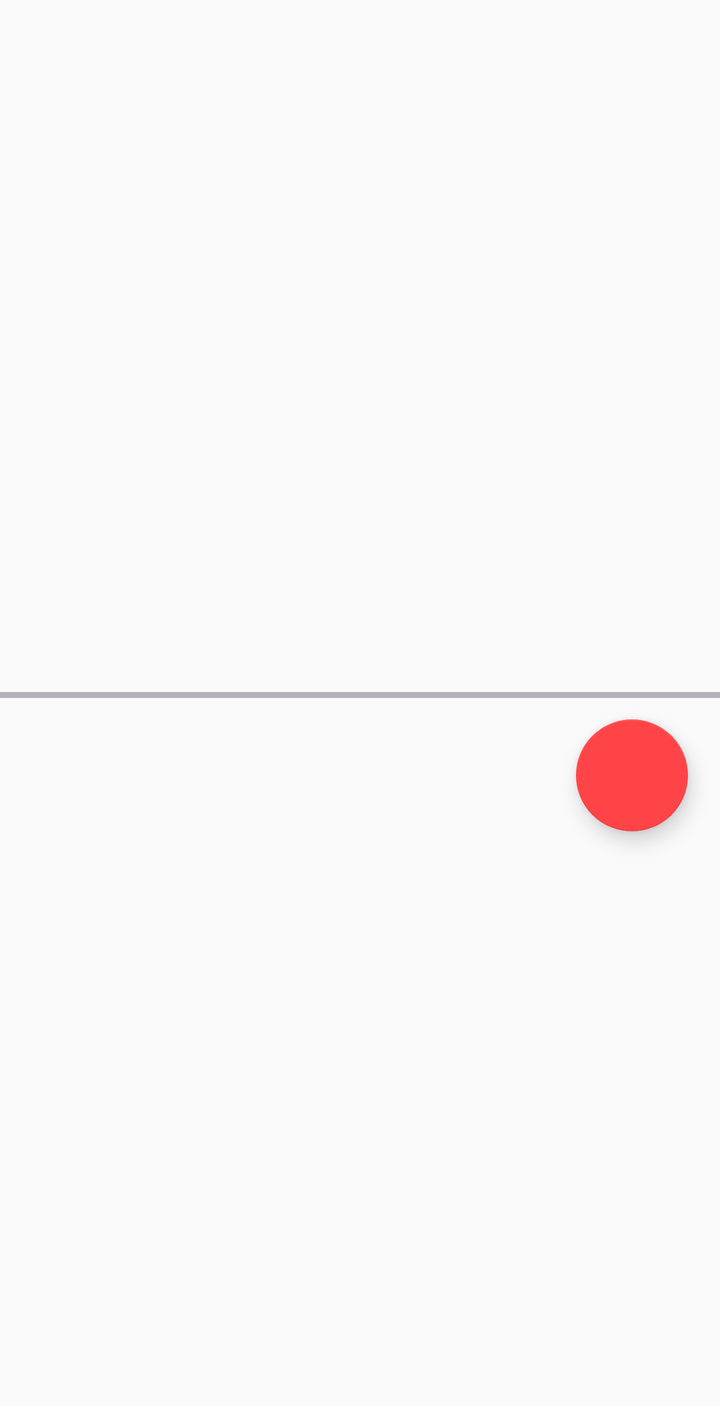
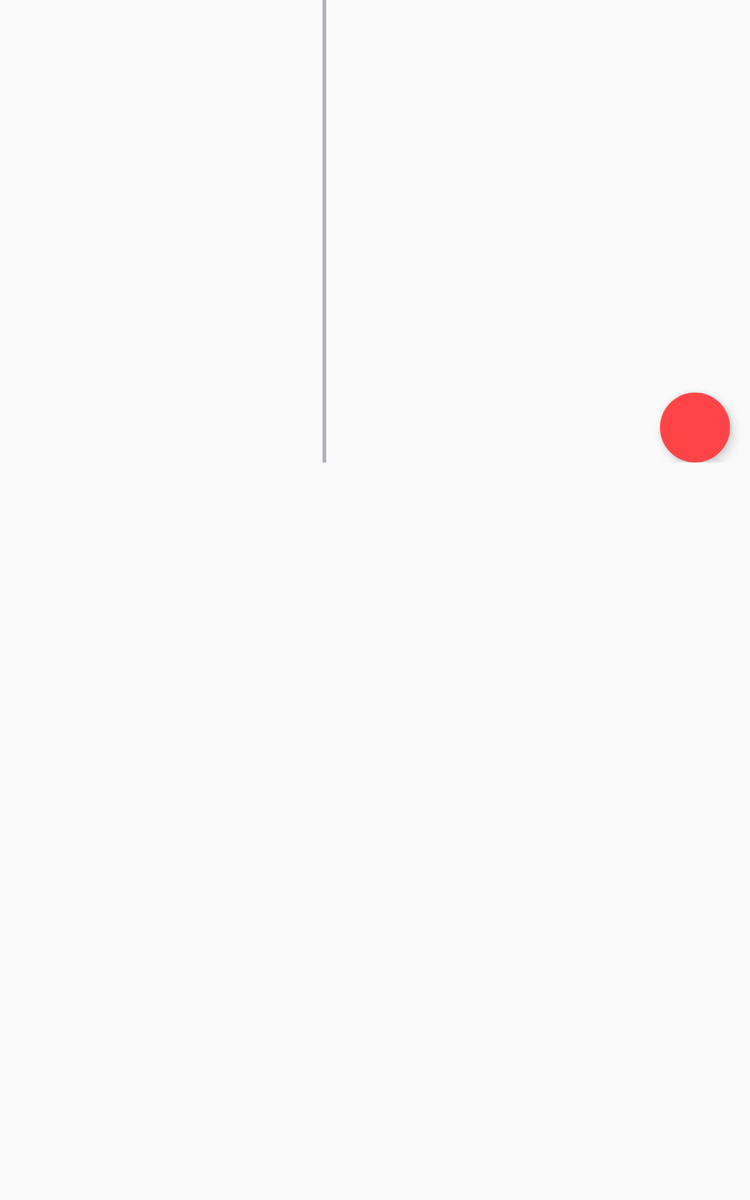

Two renders of one Android screen. The first uses the default layout on a phone; the second uses the alternative layout the repository ships for a different screen configuration, on a matching device. The two XML files are below.
<!-- AndroidManifest.xml: application theme AppTheme -->
<!-- res/layout/step_fragment.xml -->
<?xml version="1.0" encoding="utf-8"?>
<ScrollView xmlns:android="http://schemas.android.com/apk/res/android"
    xmlns:app="http://schemas.android.com/apk/res-auto"
    android:layout_width="match_parent"
    android:layout_height="match_parent"
    android:orientation="vertical">

    <android.support.constraint.ConstraintLayout
        android:layout_width="match_parent"
        android:layout_height="wrap_content">

        <android.support.v7.widget.RecyclerView
            android:id="@+id/rc_ingredients"
            android:layout_width="match_parent"
            android:layout_height="262dp"
            android:layout_marginTop="8dp"
            app:layout_constraintEnd_toEndOf="parent"
            app:layout_constraintStart_toStartOf="parent"
            app:layout_constraintTop_toTopOf="parent" />

        <View
            android:id="@+id/view"
            android:layout_width="match_parent"
            android:layout_height="3dp"
            android:layout_marginTop="76dp"
            android:background="@color/darker_gray"
            app:layout_constraintEnd_toEndOf="parent"
            app:layout_constraintHorizontal_bias="0.0"
            app:layout_constraintStart_toStartOf="parent"
            app:layout_constraintTop_toBottomOf="@+id/rc_ingredients" />

        <android.support.v7.widget.RecyclerView
            android:id="@+id/rc_steps"
            android:layout_width="match_parent"
            android:layout_height="277dp"
            android:layout_marginTop="80dp"
            app:layout_constraintEnd_toEndOf="parent"
            app:layout_constraintHorizontal_bias="0.0"
            app:layout_constraintStart_toStartOf="parent"
            app:layout_constraintTop_toTopOf="@+id/view" />

        <android.support.design.widget.FloatingActionButton
            android:id="@+id/fbtn_favorite"
            android:layout_width="wrap_content"
            android:layout_height="wrap_content"
            android:layout_marginBottom="8dp"
            android:layout_marginEnd="16dp"
            android:layout_marginTop="8dp"
            android:elevation="@dimen/fab_elevation"
            android:src="@drawable/ic_favorite_border"
            app:backgroundTint="@color/colorPrimary"
            app:layout_constraintBottom_toTopOf="@+id/rc_steps"
            app:layout_constraintEnd_toEndOf="parent"
            app:layout_constraintTop_toBottomOf="@+id/view" />
    </android.support.constraint.ConstraintLayout>
</ScrollView>
<!-- resources referenced by this layout -->
<resources>
  <color name="colorPrimary">#ff4447</color>
  <color name="darker_gray">#b6b1b9</color>
  <dimen name="fab_elevation">8dp</dimen>
  <style name="AppTheme" parent="Theme.AppCompat.Light.DarkActionBar">
          
          <item name="colorPrimary">@color/colorPrimary</item>
          <item name="colorPrimaryDark">@color/colorPrimaryDark</item>
          <item name="cardViewStyle">@style/CardView</item>
      </style>
  <color name="colorPrimaryDark">#ff4447</color>
</resources>
<!-- res/layout-sw600dp/step_fragment.xml (the repository's variant of the layout above) -->
<!-- drawn on a 7-inch tablet held upright -->
<?xml version="1.0" encoding="utf-8"?>
<LinearLayout xmlns:android="http://schemas.android.com/apk/res/android"
    xmlns:app="http://schemas.android.com/apk/res-auto"
    android:layout_width="match_parent"
    android:layout_height="match_parent"
    android:orientation="vertical">

    <android.support.constraint.ConstraintLayout
        android:id="@+id/cons_one"
        android:layout_width="match_parent"
        android:layout_height="370dp">

        <android.support.v7.widget.RecyclerView
            android:id="@+id/rc_ingredients"
            android:layout_width="250dp"
            android:layout_height="300dp"
            android:layout_marginTop="6dp"
            app:layout_constraintStart_toStartOf="parent"
            app:layout_constraintTop_toTopOf="parent" />

        <View
            android:id="@+id/view"
            android:layout_width="3dp"
            android:layout_height="wrap_content"
            android:layout_marginStart="8dp"
            android:layout_marginTop="6dp"
            android:background="@color/darker_gray"
            app:layout_constraintLeft_toRightOf="@+id/rc_ingredients" />

        <android.support.v7.widget.RecyclerView
            android:id="@+id/rc_steps"
            android:layout_width="330dp"
            android:layout_height="300dp"
            android:layout_marginTop="6dp"
            app:layout_constraintEnd_toEndOf="parent"
            app:layout_constraintTop_toTopOf="@+id/view" />

        <android.support.design.widget.FloatingActionButton
            android:id="@+id/fbtn_favorite"
            android:layout_width="wrap_content"
            android:layout_height="wrap_content"
            android:layout_marginBottom="8dp"
            android:layout_marginEnd="16dp"
            android:layout_marginTop="8dp"
            android:elevation="@dimen/fab_elevation"
            android:src="@drawable/ic_favorite_border"
            app:backgroundTint="@color/colorPrimary"
            app:layout_constraintEnd_toEndOf="parent"
            app:layout_constraintTop_toBottomOf="@+id/rc_steps" />
    </android.support.constraint.ConstraintLayout>

</LinearLayout>
